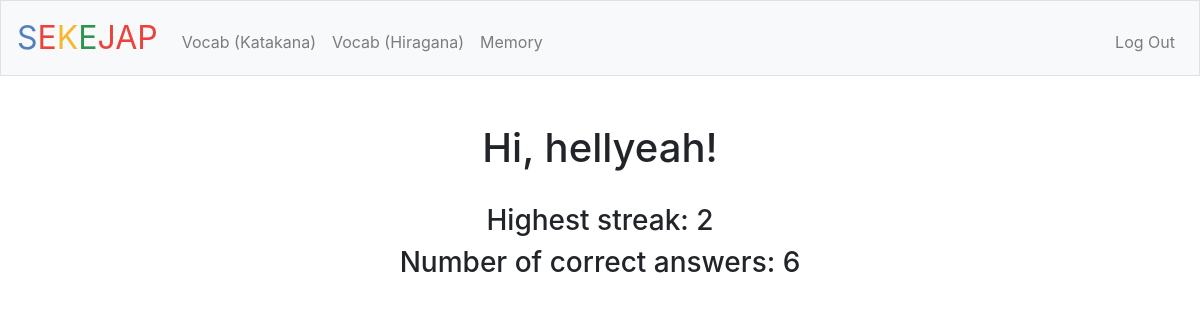
The app's page / (signed in) with its own data.
### tables this page shows
CREATE TABLE 'users' ('id' INTEGER PRIMARY KEY AUTOINCREMENT NOT NULL, 'username' TEXT NOT NULL, 'hash' TEXT NOT NULL, 'score' INTEGER NOT NULL DEFAULT 0, 'streak' INTEGER NOT NULL DEFAULT 0);

### application.py (the view)
@app.route("/")
@login_required
def index():
    rows = db.execute("SELECT * FROM users WHERE id = :id",
                          id=session["user_id"])
    load_kata_csv()
    load_hira_csv()
    return render_template("index.html", rows=rows)

### application.py (called while the page is built)
@app.after_request
def after_request(response):
    response.headers["Cache-Control"] = "no-cache, no-store, must-revalidate"
    response.headers["Expires"] = 0
    response.headers["Pragma"] = "no-cache"
    return response

def load_kata_csv():
    db.execute("UPDATE words SET done = :done", done=0)
    rows = db.execute("SELECT * FROM words WHERE id = :id", id=84)
    if len(rows) != 1:
        input_file = csv.DictReader(open('kata_list.csv'))
        for row in input_file:
            db.execute("INSERT INTO words (katakana, english) VALUES(:katakana, :english)", katakana=row['katakana'], english=row['english'])

def load_hira_csv():
    db.execute("UPDATE hiravocab SET done = :done", done=0)
    rows = db.execute("SELECT * FROM hiravocab WHERE id = :id", id=23)
    if len(rows) != 1:
        input_file = csv.DictReader(open('hira_list.csv'))
        for row in input_file:
            db.execute("INSERT INTO hiravocab (hiragana, english, kanji) VALUES(:hiragana, :english, :kanji)", hiragana=row['hiragana'], english=row['english'], kanji=row['kanji'])

### helpers.py (called while the page is built)
def login_required(f):
    @wraps(f)
    def decorated_function(*args, **kwargs):
        if session.get("user_id") is None:
            return redirect("/login")
        return f(*args, **kwargs)
    return decorated_function

### templates/index.html (shortened to what this page needs)
{% extends "layout.html" %}
{% block main %}
    <h1>Hi, {{ rows[0]["username"] }}!</h1>
    <br>
    <h3>Highest streak: {{ rows[0]["streak"] }}</h3>
    <h3>Number of correct answers: {{ rows[0]["score"] }}</h3>
{% endblock %}

### templates/layout.html (shortened to what this page needs)
<!DOCTYPE html>
<html lang="en">
    <head>
        <link href="https://maxcdn.bootstrapcdn.com/bootstrap/4.1.3/css/bootstrap.min.css" rel="stylesheet">
        <link href="/static/styles.css" rel="stylesheet">
    </head>
    <body>
        <nav class="navbar navbar-expand-md navbar-light bg-light border">
            <a class="navbar-brand" href="/"><span class="blue">S</span><span class="red">E</span><span class="yellow">K</span><span class="green">E</span><span class="red">JAP</span></a>
            <div class="collapse navbar-collapse" id="navbar">
                {% if session.user_id %}
                    <ul class="navbar-nav mr-auto mt-2">
                        <li class="nav-item"><a class="nav-link" href="/vocab">Vocab (Katakana)</a></li>
                        <li class="nav-item"><a class="nav-link" href="/hiragana_vocab">Vocab (Hiragana)</a></li>
                        <li class="nav-item"><a class="nav-link" href="/memory">Memory</a></li>
                    </ul>
                    <ul class="navbar-nav ml-auto mt-2">
                        <li class="nav-item"><a class="nav-link" href="/logout">Log Out</a></li>
                    </ul>
                {% else %}
                    <ul class="navbar-nav ml-auto mt-2">
                        <li class="nav-item"><a class="nav-link" href="/register">Register</a></li>
                        <li class="nav-item"><a class="nav-link" href="/login">Log In</a></li>
                    </ul>
                {% endif %}
            </div>
        </nav>
        <main class="container p-5">
            {% block main %}{% endblock %}
        </main>
    </body>
</html>

### static/styles.css (style rules this page uses)
nav .navbar-brand { font-size: xx-large; }
nav .navbar-brand .blue { color: #537fbe; }
nav .navbar-brand .red { color: #ea433b; }
nav .navbar-brand .yellow { color: #f5b82e; }
nav .navbar-brand .green { color: #2e944b; }
main { overflow-x: auto; text-align: center; }

### records on screen
users: username "hellyeah", streak "2", score "6"
